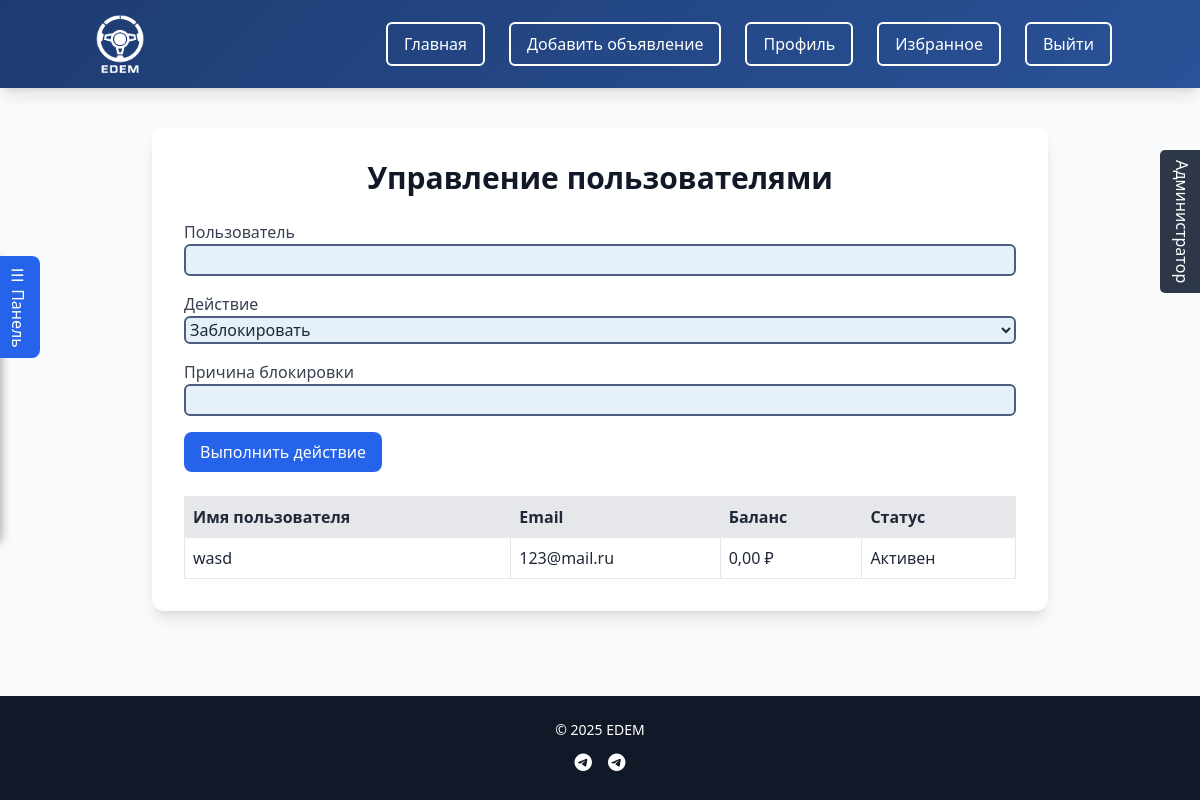
/manage/users/ (signed in), run on an earlier commit of the app's database.
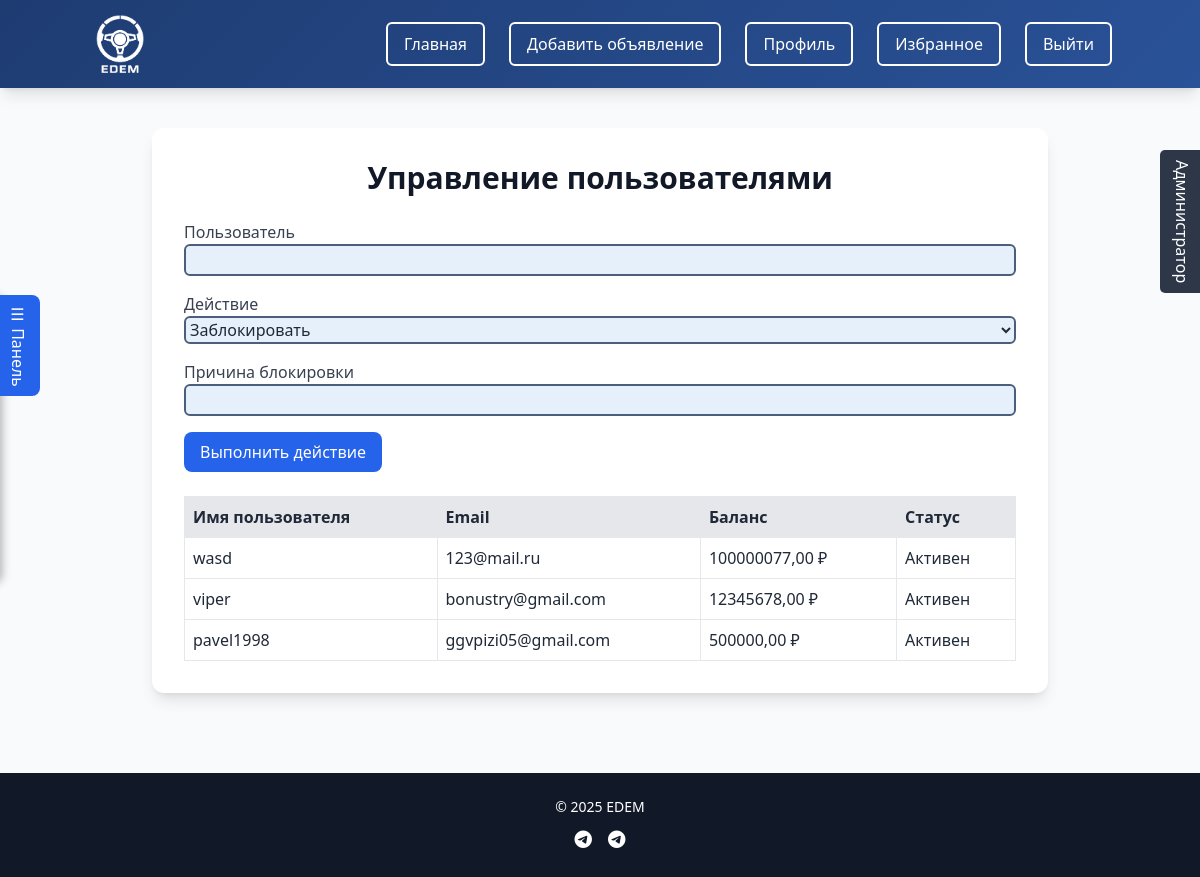
And on a later commit of the database.
### cars/models.py (models this page shows, shortened)
class User(AbstractBaseUser, PermissionsMixin):
    username = models.CharField(max_length=150, unique=True)
    email = models.EmailField(unique=True)
    phone = models.CharField(max_length=15, blank=True, null=True)
    first_name = models.CharField(max_length=30, blank=True, null=True)
    last_name = models.CharField(max_length=30, blank=True, null=True)
    company_name = models.CharField(max_length=100, blank=True)
    date_joined = models.DateTimeField(default=timezone.now)
    avatar_url = models.URLField(blank=True, null=True)
    avatar_file = models.ImageField(upload_to='avatars/', blank=True, null=True)
    balance = models.DecimalField(max_digits=12, decimal_places=2, default=0)
    is_active = models.BooleanField(default=True)
    is_staff = models.BooleanField(default=False)
    is_verified = models.BooleanField(default=False)
    block_reason = models.TextField(blank=True, null=True)  # New field for block reason
    objects = CustomUserManager()
    USERNAME_FIELD = 'username'
    REQUIRED_FIELDS = ['email']
    class Meta:
        db_table = 'Users'

### cars/views.py (the view)
# urls.py: path('manage/users/', views.manage_users, name='manage_users'),
@login_required
def manage_users(request):
    if not request.user.is_superuser:
        messages.error(request, 'У вас нет прав для доступа к этой странице.')
        return redirect('car_list')
    users = User.objects.all()
    if request.method == 'POST':
        form = ManageUserForm(request.POST)
        if form.is_valid():
            user = form.cleaned_data['user']  # Получаем объект User
            action = form.cleaned_data['action']
            if user == request.user:
                messages.error(request, 'Вы не можете выполнить это действие над самим собой.')
                return render(request, 'manage_users.html', {'users': users, 'form': form})
            if action == 'block':
                reason = form.cleaned_data['block_reason']
                if not reason:
                    messages.error(request, 'Укажите причину блокировки.')
                    return render(request, 'manage_users.html', {'users': users, 'form': form})
                user.is_active = False
                user.block_reason = reason
                user.save()
                messages.success(request, f'Пользователь {user.username} заблокирован. Причина: {reason}')
            elif action == 'unblock':
                user.is_active = True
                user.block_reason = ''
                user.save()
                messages.success(request, f'Пользователь {user.username} разблокирован')
            elif action == 'delete':
                user.delete()
                messages.success(request, f'Пользователь {user.username} удалён')
            return redirect('manage_users')
    else:
        form = ManageUserForm()
    return render(request, 'manage_users.html', {'users': users, 'form': form})

### cars/forms.py (shortened to what this page needs)
class ManageUserForm(forms.Form):
    user = forms.CharField(
        label='Пользователь',
        widget=forms.TextInput(attrs={'id': 'user-autocomplete', 'autocomplete': 'off'})
    )
    action = forms.ChoiceField(choices=[('block', 'Заблокировать'), ('unblock', 'Разблокировать'), ('delete', 'Удалить')], label='Действие')
    block_reason = forms.CharField(max_length=255, label='Причина блокировки', required=False)

### templates/manage_users.html (shortened to what this page needs)
{% extends 'base.html' %}
{% block content %}
<div class="max-w-4xl mx-auto bg-white rounded-xl shadow-lg p-6 md:p-8 fade-in">
    <h2 class="text-2xl md:text-3xl font-extrabold text-gray-900 mb-6 text-center">Управление пользователями</h2>
    <form method="post" class="mb-6">
        <div class="mb-4">
            <label for="user-autocomplete" class="block text-gray-700">Пользователь</label>
            <input type="text" name="user" id="user-autocomplete" class="w-full p-2 border rounded-lg focus:outline-none focus:ring-2 focus:ring-blue-500" autocomplete="off" value="{{ form.user.value|default_if_none:'' }}">
        </div>
        <div class="mb-4">
            <label for="id_action" class="block text-gray-700">Действие</label>
            {{ form.action }}
        </div>
        <div class="mb-4">
            <label for="id_block_reason" class="block text-gray-700">Причина блокировки</label>
            {{ form.block_reason }}
        </div>
        <button type="submit" class="bg-blue-600 text-white px-4 py-2 rounded-lg hover:bg-blue-700">Выполнить действие</button>
    </form>
    <table class="w-full text-left border-collapse">
        <thead>
        <tr class="bg-gray-200">
            <th class="p-2 border">Имя пользователя</th>
            <th class="p-2 border">Email</th>
            <th class="p-2 border">Баланс</th>
            <th class="p-2 border">Статус</th>
        </tr>
        </thead>
        <tbody>
        {% for user in users %}
        <tr class="hover:bg-gray-100">
            <td class="p-2 border">{{ user.username }}</td>
            <td class="p-2 border">{{ user.email }}</td>
            <td class="p-2 border">{{ user.balance }} ₽</td>
            <td class="p-2 border">
                {% if user.is_active %}
                Активен
                {% else %}
                Заблокирован
                {% endif %}
            </td>
        </tr>
        {% endfor %}
        </tbody>
    </table>
</div>
{% endblock %}

What changed in the data, as far as the page shows it:
changed User "wasd": balance "0,00" → "100000077,00"
added User: username "viper", email "bonustry@gmail.com", balance "12345678,00", is_active "Активен"
added User: username "pavel1998", email "ggvpizi05@gmail.com", balance "500000,00", is_active "Активен"
